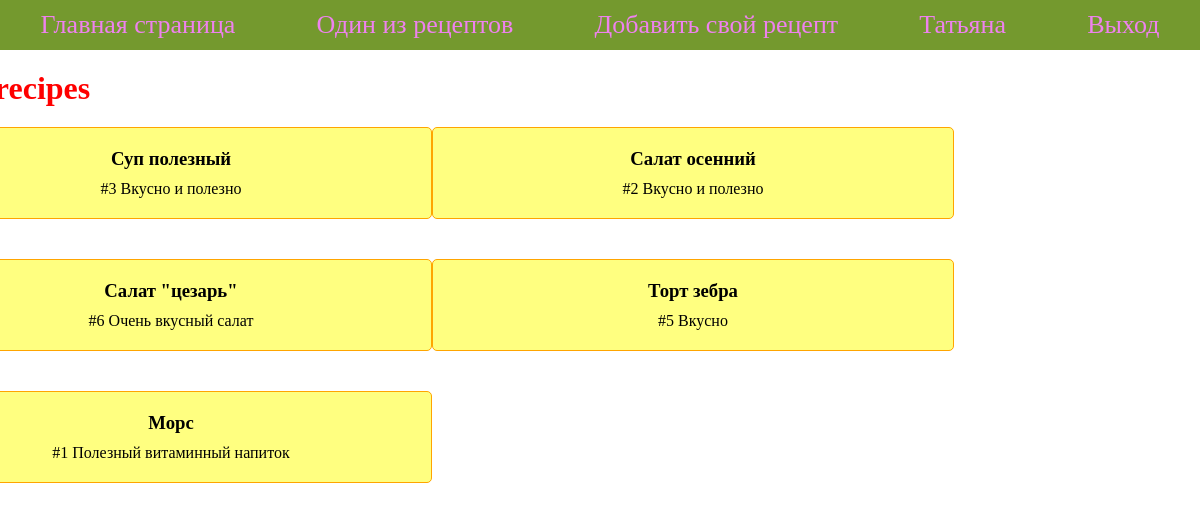
The app's page / (signed in) with its own data.
### cookapp/models.py (models this page shows, shortened)
class RecipeModel(models.Model):
    title = models.CharField(max_length=200)
    description = models.TextField()
    steps = models.TextField()
    time = models.CharField(max_length=20)
    image = models.ImageField()
    author = models.ForeignKey(User, blank=True, null=True, on_delete=models.CASCADE)
    cathegories = models.ManyToManyField(CathegoryModel, default='new')

### cookapp/views.py (the view)
# urls.py: path('', views.index, name='index'),
def index(request):
    all_recipes = RecipeModel.objects.all()
    recipes_amount = len(all_recipes)
    ids = [i for i in range(1, recipes_amount+1)]
    recipes = []
    for i in range(5):
        number = choice(ids)
        recipes.append(RecipeModel.objects.get(pk=number))
        ids.remove(number)
    context = {'type': 'main', 'recipes': recipes}
    return render(request,'recipe_page.html', context)

### cookapp/templates/recipe_page.html
{% extends 'base.html' %}
{% block content %}
<h1 class="title"> {{type}} recipes</h1>
<div class="recipes_block">
    {% for recipe in recipes %}
        <div class="recipe_card">
            <h3>{{recipe.title}}</h3>
            <p>#{{recipe.pk}} {{recipe.description}} </p>
        </div>
    {% endfor %}
</div>
{% endblock %}

### cookapp/templates/base.html (shortened to what this page needs)
<!DOCTYPE html>
{% load static %}
<html lang="en">
<head>
    <link rel="stylesheet" href="{% static 'style.css' %}" />
<body >
    {% block mainmenu %}
    <div class="header">
        <a class="nav_link" href="{% url 'cookapp:index' %}">Главная страница</a>
        <a class="nav_link" href="{% url 'cookapp:one_recipe' %}">Один из рецептов</a>
        {% if user.is_authenticated %}
            <a class="nav_link" href="{% url 'cookapp:add_recipe' %}">Добавить свой рецепт</a>
            <a class="nav_link" href="{% url 'cookapp:author_recipes' user.pk %}">{{user.username}}</a>
        {% endif %}
        <div width="200">
            {% if not user.is_authenticated %}<a class="nav_link" href="{% url 'cookapp:register' %}">  Регистрация </a>  | <a class="nav_link" href="{% url 'cookapp:login' %}">  Вход </a>  {% else %} <a class="nav_link" href="{% url 'cookapp:login' %}">  Выход  </a>{% endif %}</div>
    </div>
    {% endblock %}
    {% block content %} {% endblock %}
</body>
</html>

### cookapp/static/style.css (style rules this page uses)
* { margin: 0; padding: 0; }
a { text-decoration: none; font-size: 26px; }
.header { height: 50px; background-color: #74992e; display: flex; justify-content: space-around; align-items: center; }
.nav_link { color: violet; }
.title { margin: 20px 0 20px calc((100% - 1530px) / 4); color: red; }
.recipes_block { display: flex; flex-wrap: wrap; row-gap: 40px; column-gap: calc((100% - 1560px) / 4); margin-left: calc((100% - 1560px) / 4); }
.recipe_card { background-color:rgb(255, 255, 128); width: 520px; padding: 20px 0 20px 0; display: flex; flex-direction: column; align-items: center; row-gap: 10px; border: 1px solid orange; border-radius: 5px; }

### records on screen
RecipeModel: title "Суп полезный", pk "3", description "Вкусно и полезно"
RecipeModel: title "Салат осенний", pk "2", description "Вкусно и полезно"
RecipeModel: title "Салат \"цезарь\"", pk "6", description "Очень вкусный салат"
RecipeModel: title "Торт зебра", pk "5", description "Вкусно"
RecipeModel: title "Морс", pk "1", description "Полезный витаминный напиток"

### other values on screen
{{ user.username }} "Татьяна"
